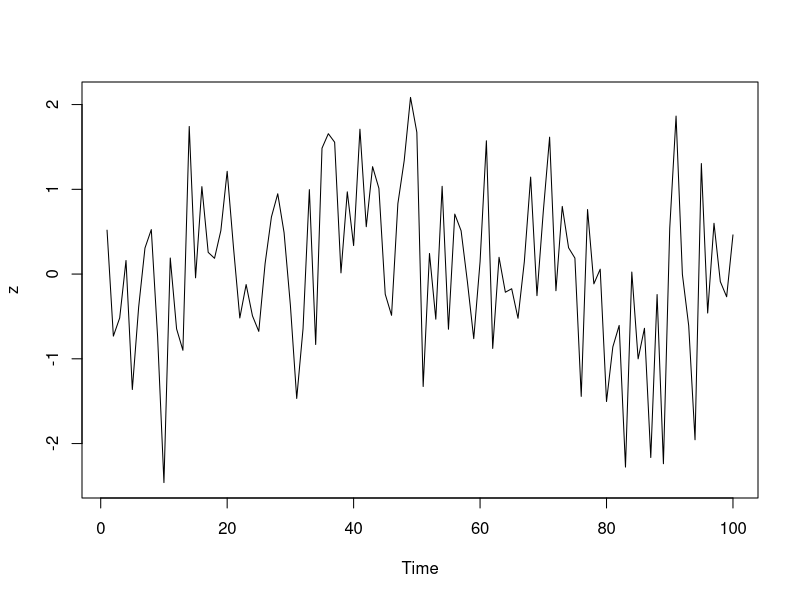

Write R code to recreate this figure.
library(magrittr)


### Name: %$%
### Title: magrittr exposition pipe-operator
### Aliases: %$%

### ** Examples

iris %>%
  subset(Sepal.Length > mean(Sepal.Length)) %$%
  cor(Sepal.Length, Sepal.Width)

data.frame(z = rnorm(100)) %$%
  ts.plot(z)
